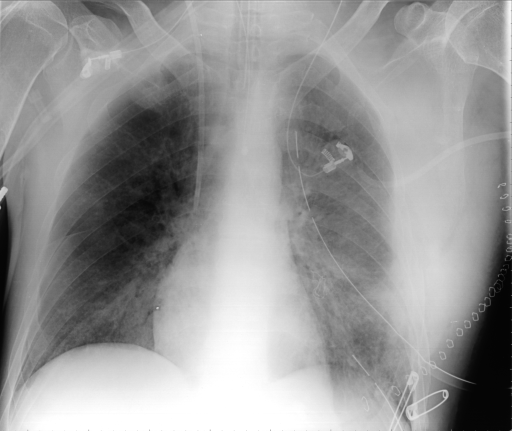
#> input picture ImageCLEFmed2007_test/3294.png, 512 x 431 px
$ python hand_crafted_features.py
#> lines starting #> are read from the running program, lines starting #| are printed output that depends on the picture
import numpy as np
import cv2

class hand_crafted_features:
    """
    Class to extract features from a given image.

    Example
    --------
    feature\_extractor = hand_crafted_features()
    features = feature_extractor.extract(example_image)
    print("Features: ", features)
    """

    def extract(self, image):
        """
        Function to extract features for an image.
        Parameters
        ----------
        - image : (x,y) array_like
            Input image.

        Returns
        -------
        - features : list
            The calculated features for the image.

        Examples
        --------
        >>> fe.extract(image)
        [126, 157, 181, 203, 213, 186, 168, 140, 138, 155, 177, 176]
        """
        # TODO: You can change your extraction method here:
        features = self.thumbnail_features(image)

        # TODO: You can even extend features with another method:
        #features.extend(self.thumbnail_features(image))

        return features

    # [20 lines left out: function histogram, not called in this run]


    def thumbnail_features(self, image):
        """
        Function to create a thumbnail of an image and return the image values (features).
        Parameters
        ----------
        - image : (x,y) array_like
            Input image.

        Returns
        -------
        - features : list
            The calculated features for the image.

        Tipps
        -----
            - Resize image (dim(30,30))
            - Create a list from the image (np array)
            - Return a list (flatten)
        """

        return cv2.resize(image, (30, 30))


    # [69 lines left out: functions partitionbased_histograms, extract_features_spatial, image_pixels, not called in this run]

if __name__ == '__main__':
    # Read the test image
    # TODO: You can change the image path here:
    example_image = cv2.imread("./ImageCLEFmed2007_test/3294.png", cv2.IMREAD_GRAYSCALE)
#> example_image is the input picture: shape (431, 512); min 4, max 255, mean 150.7

    # Assert image read was successful
    assert example_image is not None

    # create extractor
    feature_extractor = hand_crafted_features()

    # describe the image
    features = feature_extractor.extract(example_image)
#> in thumbnail_features, `return cv2.resize(image, (30, 30))`:
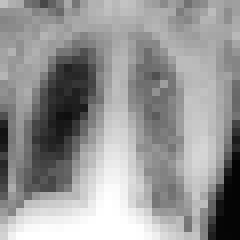
#> returned value: shape (30, 30) (shown 8 times larger); min 4, max 255, mean 150.5

    # print the features
    #print("Features: ", features)
    #print("Length: ", len(features))

$ run again, with ImageCLEFmed2007_test/10746.png copied over ImageCLEFmed2007_test/3294.png
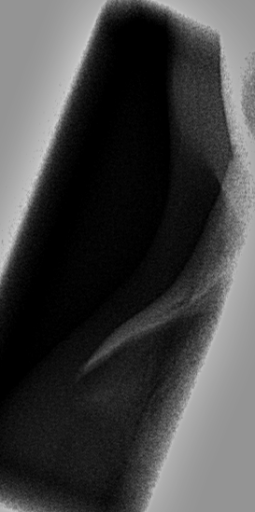
#> input picture ImageCLEFmed2007_test/10746.png, 255 x 512 px
#> example_image is the input picture: shape (512, 255); min 0, max 209, mean 66.3
#> in thumbnail_features, `return cv2.resize(image, (30, 30))`:
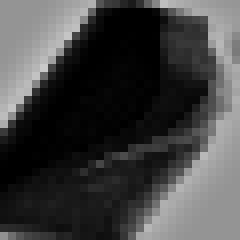
#> returned value: shape (30, 30) (shown 8 times larger); min 0, max 201, mean 66.1

$ run again, with ImageCLEFmed2007_test/10929.png copied over ImageCLEFmed2007_test/3294.png
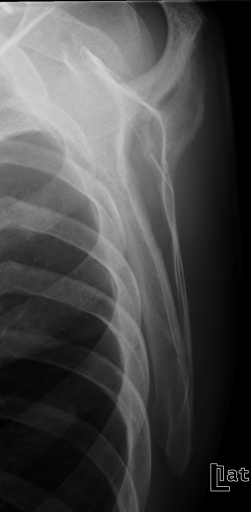
#> input picture ImageCLEFmed2007_test/10929.png, 251 x 512 px
#> example_image is the input picture: shape (512, 251); min 0, max 217, mean 72.3
#> in thumbnail_features, `return cv2.resize(image, (30, 30))`:
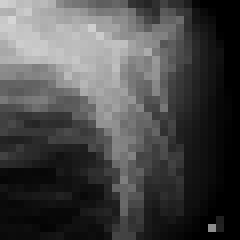
#> returned value: shape (30, 30) (shown 8 times larger); min 0, max 214, mean 72.6

$ run again, with ImageCLEFmed2007_test/10989.png copied over ImageCLEFmed2007_test/3294.png
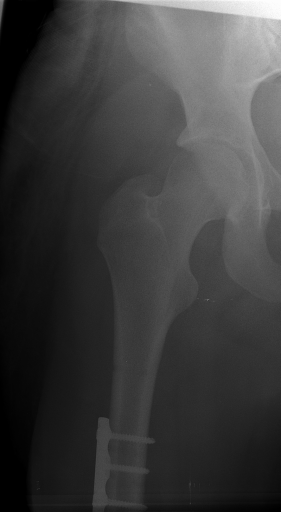
#> input picture ImageCLEFmed2007_test/10989.png, 281 x 512 px
#> example_image is the input picture: shape (512, 281); min 0, max 253, mean 60.5
#> in thumbnail_features, `return cv2.resize(image, (30, 30))`:
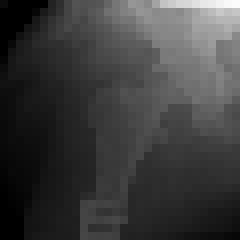
#> returned value: shape (30, 30) (shown 8 times larger); min 0, max 251, mean 60.5
